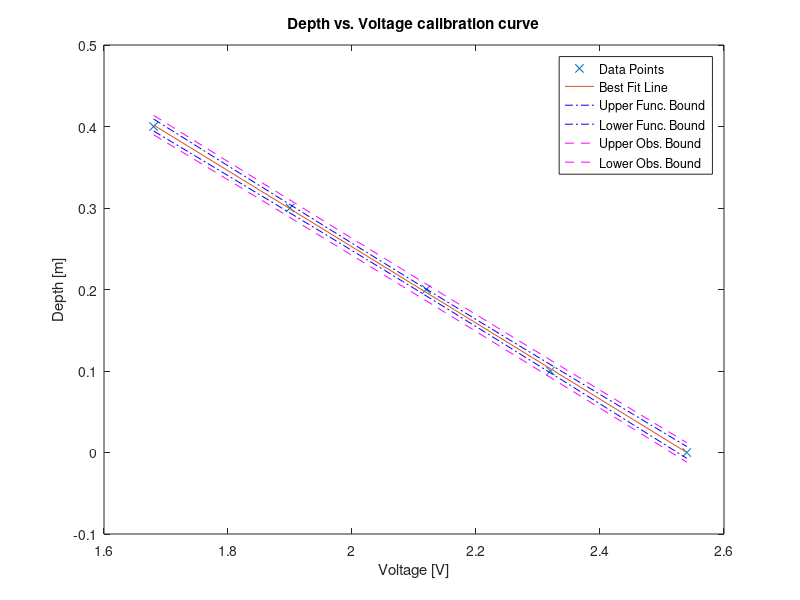

Source code (MATLAB):
%% Author: Team 22
%% Date: 16 Feb 2026
%% Purpose: To add a regression lines and appropriate measures of uncertainty to the pressure vs voltage calibration curve


% We will create x vector as the dept in meters and the output voltage
% measured.
x = [2.54 2.32 2.12 1.9 1.68]; % Voltage [V]
y = [0 0.1 0.2 0.3 0.4]; % Dept [m]

%% The follow code was credited to Prof. Spencer code given in the E80
%% Website
confLev = 0.95; % The confidence level
N = length(y); % The number of data points
xbar = mean(x); 
ybar = mean(y);
Sxx = dot((x-xbar),(x-xbar));
%Sxx = (x-xbar)*transpose(x-xbar);
% beta1 is the estimated best slope of the best-fit line
beta1 = dot((x-xbar),(y-ybar))/Sxx
% beta1 = ((x-xbar)*transpose(y-ybar))/Sxx
% beta0 is the estimated best-fit y-intercept of the best fit line
beta0 = ybar - beta1*xbar
yfit = beta0 + beta1*x;
SSE = dot((y - yfit),(y - yfit)) % Sum of the squared residuals
% SSE = (y - yfit)*transpose(y - yfit) % Sum of the squared residuals
Se = sqrt(SSE/(N-2)) % The Root Mean Square Residual
Sbeta0 = Se*sqrt(1/N + xbar^2/Sxx)
Sbeta1 = Se/sqrt(Sxx)
% tinv defaults to 1-sided test. We need 2-sises, hence:(1-0.5*(1-confLev))
StdT = tinv((1-0.5*(1-confLev)),N-2) % The Student's t factor
lambdaBeta1 = StdT*Sbeta1 % The 1/2 confidence interval on beta1
lambdaBeta0 = StdT*Sbeta0 % The 1/2 confidence interval on beta0
range = max(x) - min(x);
xplot = min(x):range/30:max(x); % Generate array for plotting
yplot = beta0 + beta1*xplot; % Generate array for plotting
Syhat = Se*sqrt(1/N + (xplot - xbar).*(xplot - xbar)/Sxx);
lambdayhat = StdT*Syhat;
Sy = Se*sqrt(1+1/N + (xplot - xbar).*(xplot - xbar)/Sxx);
lambday = StdT*Sy;
figure(1)
plot(x,y,'x')
hold on
plot(xplot,yplot)
plot(xplot,yplot+lambdayhat,'-.b',xplot,yplot-lambdayhat,'-.b')
plot(xplot,yplot+lambday,'--m',xplot,yplot-lambday,'--m')
xlabel('Voltage [V]')
ylabel('Depth [m]')
if beta1 > 0 % Fix this
    location = 'northwest';
else
    location = 'northeast';
end
legend('Data Points','Best Fit Line','Upper Func. Bound',...
    'Lower Func. Bound', 'Upper Obs. Bound', 'Lower Obs. Bound',...
    'Location', location)
title("Depth vs. Voltage calibration curve")
hold off
